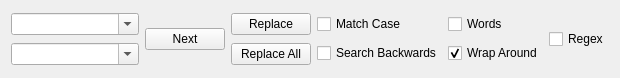
<?xml version="1.0" encoding="UTF-8"?>
<ui version="4.0">
 <class>Form</class>
 <widget class="QWidget" name="Form">
  <property name="geometry">
   <rect>
    <x>0</x>
    <y>0</y>
    <width>620</width>
    <height>78</height>
   </rect>
  </property>
  <property name="windowTitle">
   <string>Form</string>
  </property>
  <layout class="QHBoxLayout" name="horizontalLayout_2">
   <item>
    <layout class="QHBoxLayout" name="horizontalLayout">
     <property name="sizeConstraint">
      <enum>QLayout::SetMinimumSize</enum>
     </property>
     <item>
      <layout class="QVBoxLayout" name="verticalLayout">
       <item>
        <widget class="QComboBox" name="find">
         <property name="editable">
          <bool>true</bool>
         </property>
        </widget>
       </item>
       <item>
        <widget class="QComboBox" name="replace">
         <property name="editable">
          <bool>true</bool>
         </property>
        </widget>
       </item>
      </layout>
     </item>
     <item>
      <layout class="QHBoxLayout" name="verticalLayout_2">
       <item>
        <layout class="QVBoxLayout" name="horizontalLayout_3">
         <item>
          <widget class="QPushButton" name="button_next">
           <property name="text">
            <string>Next</string>
           </property>
          </widget>
         </item>
        </layout>
       </item>
       <item>
        <layout class="QVBoxLayout" name="horizontalLayout_4">
         <item>
          <widget class="QPushButton" name="button_replace">
           <property name="text">
            <string>Replace</string>
           </property>
          </widget>
         </item>
         <item>
          <widget class="QPushButton" name="button_replace_all">
           <property name="text">
            <string>Replace All</string>
           </property>
          </widget>
         </item>
        </layout>
       </item>
      </layout>
     </item>
     <item>
      <layout class="QHBoxLayout" name="horizontalLayout_5">
       <item>
        <layout class="QHBoxLayout" name="horizontalLayout_8">
         <item>
          <layout class="QVBoxLayout" name="verticalLayout_5">
           <item>
            <widget class="QCheckBox" name="match_case">
             <property name="text">
              <string>Match Case</string>
             </property>
            </widget>
           </item>
           <item>
            <widget class="QCheckBox" name="search_backwards">
             <property name="text">
              <string>Search Backwards</string>
             </property>
            </widget>
           </item>
          </layout>
         </item>
        </layout>
       </item>
       <item>
        <layout class="QHBoxLayout" name="horizontalLayout_7">
         <item>
          <layout class="QVBoxLayout" name="verticalLayout_6">
           <item>
            <widget class="QCheckBox" name="words">
             <property name="text">
              <string>Words</string>
             </property>
            </widget>
           </item>
           <item>
            <widget class="QCheckBox" name="wrap_around">
             <property name="text">
              <string>Wrap Around</string>
             </property>
             <property name="checked">
              <bool>true</bool>
             </property>
            </widget>
           </item>
          </layout>
         </item>
        </layout>
       </item>
       <item>
        <layout class="QHBoxLayout" name="horizontalLayout_6">
         <item>
          <layout class="QVBoxLayout" name="verticalLayout_7">
           <item>
            <widget class="QCheckBox" name="regex">
             <property name="text">
              <string>Regex</string>
             </property>
            </widget>
           </item>
          </layout>
         </item>
        </layout>
       </item>
      </layout>
     </item>
    </layout>
   </item>
  </layout>
 </widget>
 <resources/>
 <connections/>
</ui>
